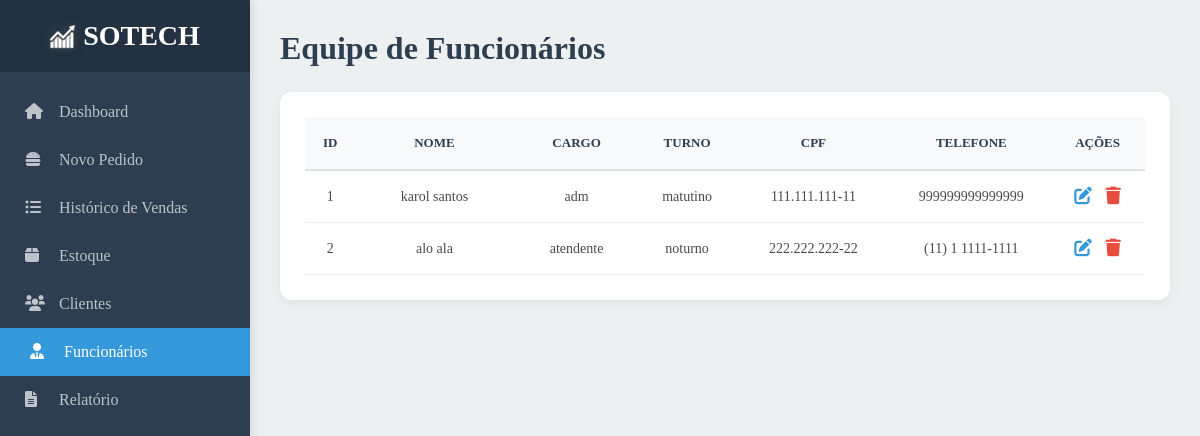
Before: /funcionarios/ (signed in) with the older database file.
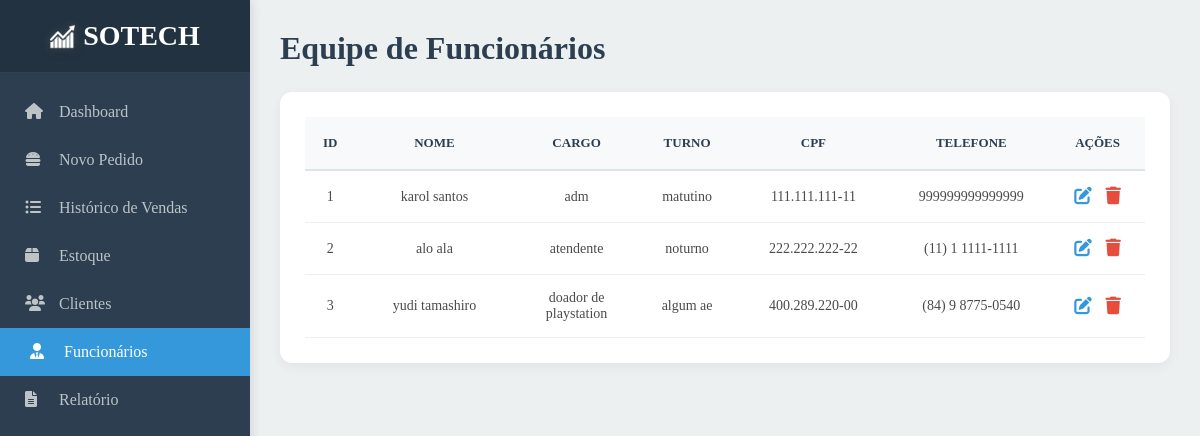
After: the same page with the newer database file.
### core/models.py (models this page shows, shortened)
class Funcionario(AbstractUser):
    cargo = models.CharField("Cargo", max_length=50)
    turno = models.CharField("Turno", max_length=30)
    cpf = models.CharField("CPF", max_length=14)
    telefone = models.CharField("Telefone", max_length=16, default="")

### core/views.py (the view)
# urls.py: path('funcionarios/',funcionarios,name="funcionarios"),
@login_required
def funcionarios(request):
    funcionarios = Funcionario.objects.all()
    context = {
        "funcionarios": funcionarios
    }
    return render(request,"html/funcionarios.html",context)

### core/templates/html/funcionarios.html (shortened to what this page needs)
{% extends 'base.html' %}
{% load static %}
{% block estilo %}
<link rel="stylesheet" href="{% static 'style/style_funcionarios.css' %}?{% now 'U' %}">
{% endblock %}
{% block conteudo %}
<main class="main-content">
    <header class="main-header">
        <h1>Equipe de Funcionários</h1>
    </header>
    <div class="table-card">
        <table class="funcionarios-table">
            <thead>
                <tr>
                    <th>ID</th>
                    <th>Nome</th>
                    <th>Cargo</th>
                    <th>Turno</th>
                    <th>CPF</th>
                    <th>Telefone</th>
                    <th>Ações</th>
                </tr>
            </thead>
            <tbody>
                {% for funcionario in funcionarios %}
                <tr>
                    <td>{{ funcionario.id }}</td>
                    <td>{{ funcionario.first_name }} {{ funcionario.last_name }}</td>
                    <td>{{ funcionario.cargo }}</td>
                    <td>{{ funcionario.turno }}</td>
                    <td>{{ funcionario.cpf }}</td>
                    <td>{{ funcionario.telefone }}</td>
                    <td>
                        <button class="btn-edit"><i class="fas fa-edit"></i></button>
                        <a href="{% url 'funcionario_remover' funcionario.pk %}">
                            <button class="btn-delete"><i class="fas fa-trash"></i></button>
                        </a>
                    </td>
                </tr>
                {% endfor %}
            </tbody>
        </table>
    </div>
</main>
{% endblock %}

Changed rows visible on the page:
added Funcionario: id "3", first_name "yudi", last_name "tamashiro", cargo "doador de playstation", turno "algum ae", cpf "400.289.220-00", telefone "(84) 9 8775-0540"
